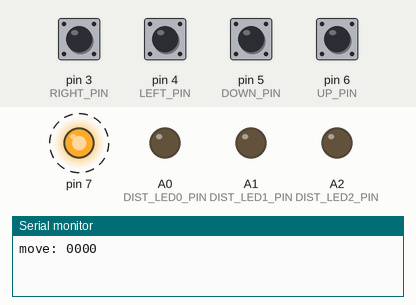
This sketch was run on a simulated Arduino Uno, built with avr-gcc and run on an emulated ATmega328P. Shown: output pins drawn as LEDs (lit = HIGH), the last lines printed to the serial monitor. Dashed ring = blinking. The inputs (shaded band) are chosen by the test bench; at power-on: pin 3 (RIGHT_PIN), pin 4 (LEFT_PIN), pin 5 (DOWN_PIN), pin 6 (UP_PIN) LOW. No radio packets arrive unless stated.

Above: at 0.03 s.
At 2.8 s:
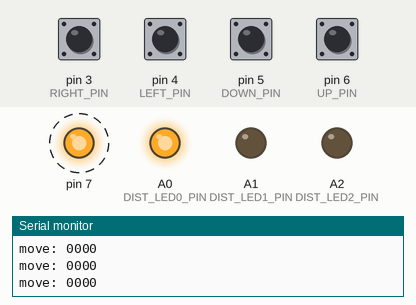
Timing chart, 0 to 3.1 s (numbered marks = the images above):
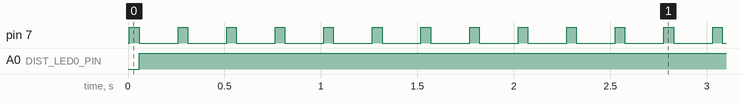

The sketch:

master.ino
```cpp
/*
* Arduino Wireless Communication Tutorial
*     Example 1 - Transmitter Code
*
* by Dejan Nedelkovski, www.HowToMechatronics.com
*
* Library: TMRh20/RF24, https://github.com/tmrh20/RF24/
*/

#include <SPI.h>
#include <nRF24L01.h>
#include <RF24.h>

#define UP_PIN    6
#define DOWN_PIN  5
#define LEFT_PIN  4
#define RIGHT_PIN 3

#define DIST_LED0_PIN A0
#define DIST_LED1_PIN A1
#define DIST_LED2_PIN A2


RF24 radio(9, 10); // CE, CSN

const byte address[6] = "00001";
char command[32],ans[32],tempstr[32];
int distance =0;

void belink(int led_port,int duration){
  pinMode(led_port,OUTPUT);
  digitalWrite(led_port,1);
  delay(duration);
  digitalWrite(led_port,0);
}

void display_dist(int dist,int th1,int th2){

  if (dist<th1){
  analogWrite(DIST_LED0_PIN, 200);
  analogWrite(DIST_LED1_PIN, 0);
  analogWrite(DIST_LED2_PIN, 0);

  } else if (dist<th2){
  analogWrite(DIST_LED0_PIN, 200);
  analogWrite(DIST_LED1_PIN, 200);
  analogWrite(DIST_LED2_PIN, 0);

  } else {
  analogWrite(DIST_LED0_PIN, 200);
  analogWrite(DIST_LED1_PIN, 200);
  analogWrite(DIST_LED2_PIN, 200);
  }
}

void send_recive(char* message,char* answer){

    radio.stopListening();
    if (radio.write(message, 32)){
        radio.read(answer,32);
        belink(7,50);

    } else {
        belink(7,1000);
        sprintf(answer,"Failled");
        delay(1000);
    }

}

void read_buttons(char* res){
   sprintf(res,"%d%d%d%d",digitalRead(UP_PIN),
   digitalRead(DOWN_PIN),
   digitalRead(LEFT_PIN),
   digitalRead(RIGHT_PIN));
}

void setup() {
    radio.begin();
    Serial.begin(9600);
    radio.openWritingPipe(address);
    radio.setPALevel(RF24_PA_MIN);
    radio.setDataRate( RF24_250KBPS );
    radio.enableAckPayload();
    radio.setRetries(5,5);

    sprintf(command,"hallo");
    sprintf(ans,"empty");


    pinMode(UP_PIN,INPUT);
    pinMode(DOWN_PIN,INPUT);
    pinMode(LEFT_PIN,INPUT);
    pinMode(RIGHT_PIN,INPUT);
}

void loop() {


  read_buttons(tempstr);
  sprintf(command, "move: %s",tempstr);
  Serial.println(command);

  send_recive(command,ans);

  sscanf(ans,"dist: %d",&distance);
  display_dist(distance,20,100);

  delay(200);
}
```

Measured:
- by itself, pin 7: alternates HIGH for 0.05 s and LOW for 0.20 s
- by itself, A0 (DIST_LED0_PIN): LOW → HIGH at 0.06 s
